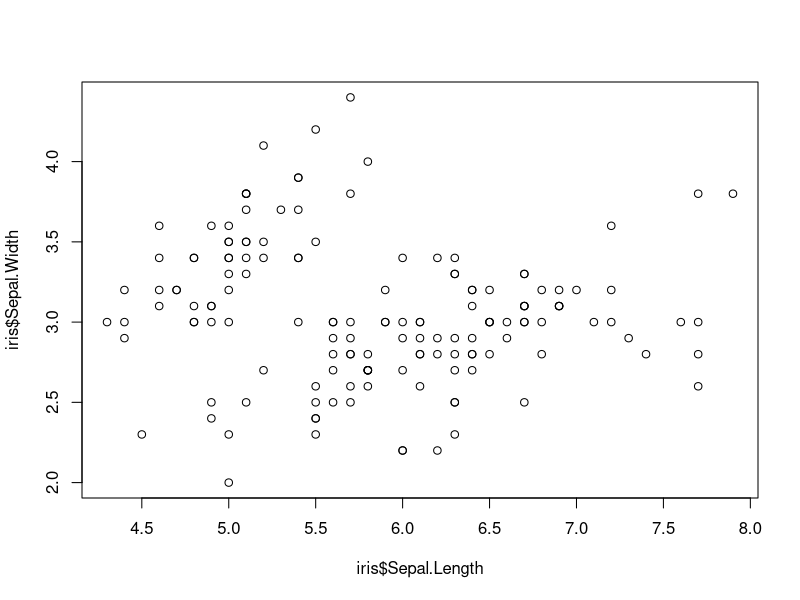
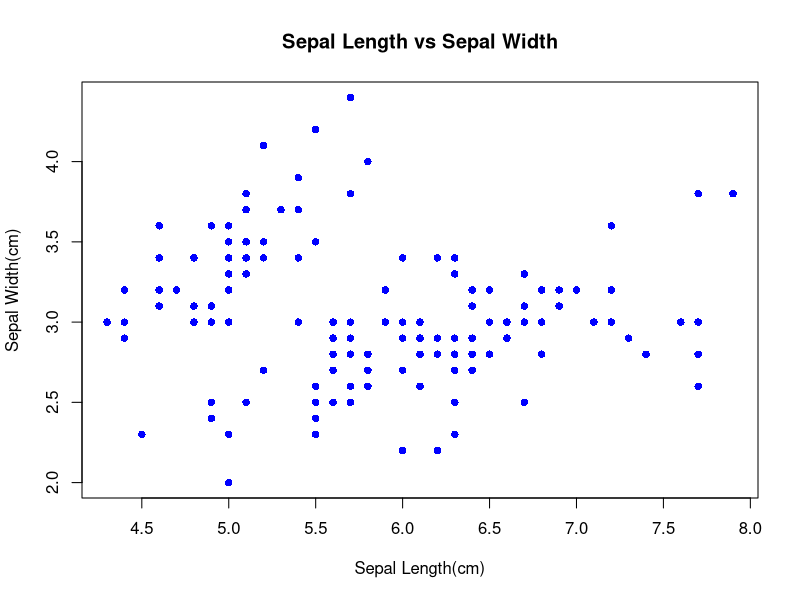
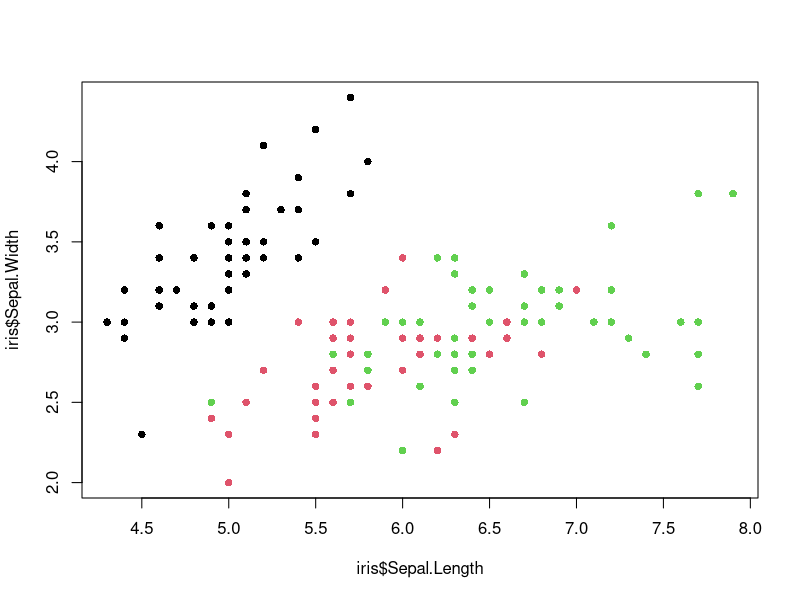

These charts were generated, in order, by the following R code: (Note: this script raises an error after producing the figures.)
#Load & Understand the Iris Dataset
data(iris)
str(iris)
View(iris)

#Basic Sactter Plot:Sepal Length vs Sepal Width
plot(iris$Sepal.Length,iris$Sepal.Width)

#Labeled Scatter Plot
plot(
  iris$Sepal.Length,
  iris$Sepal.Width,
  main = "Sepal Length vs Sepal Width",
  xlab = "Sepal Length(cm)",
  ylab = "Sepal Width(cm)",
  col = "blue",
  pch = 16
)

#Colored Scatter Plot by Species
plot(
  iris$Sepal.Length,
  iris$Sepal.Width,
  col = as.numeric(iris$Species),
  pch = 16
  )
#Multivariable scatter
#Add size as a third variable
plot(
  iris$Sepal.Length,
  iris$Sepal.Width,
  col = as.numeric(iris$Species),
  pch = 16,
  cex = iris
)
